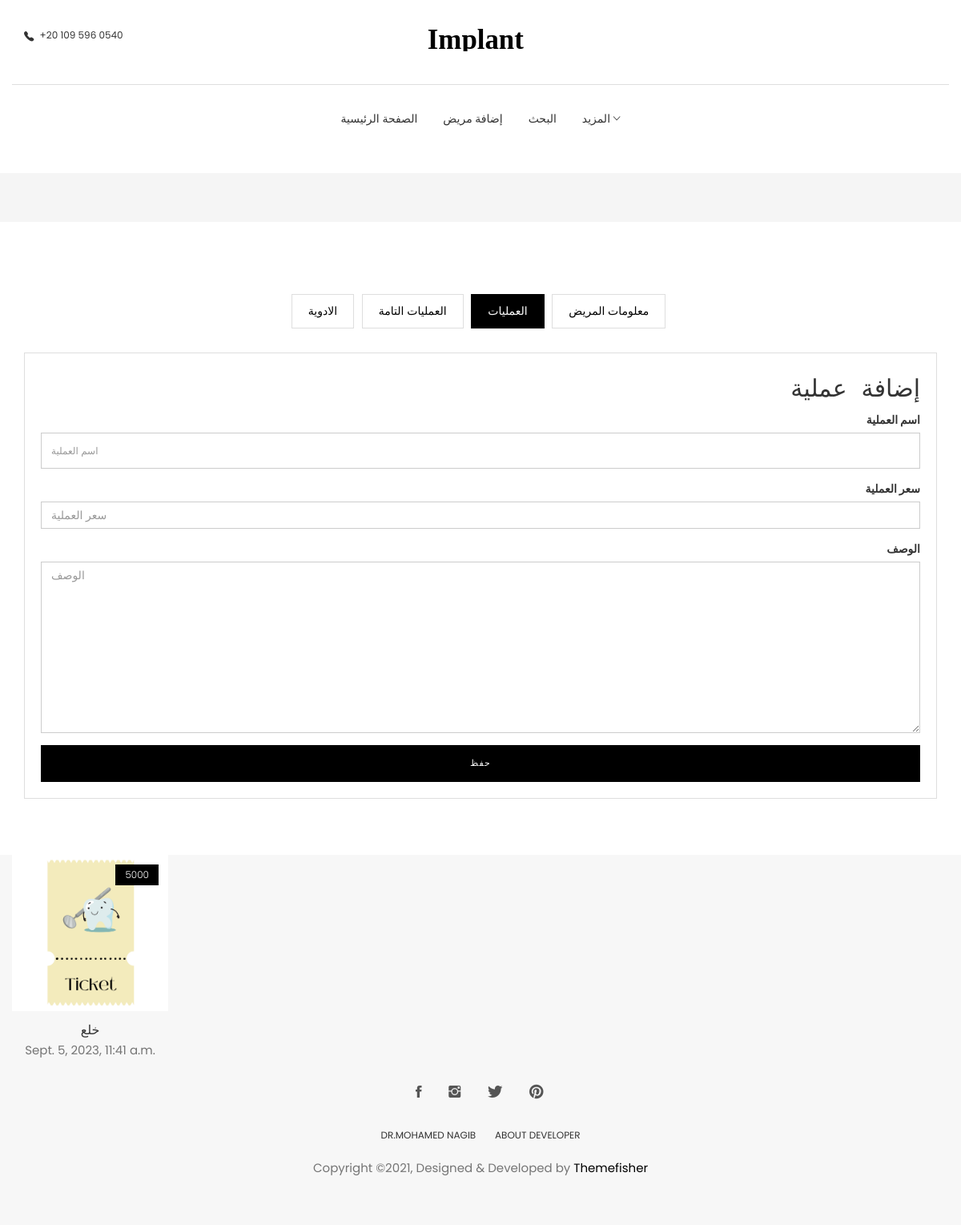
Page /patient/patient_details/operations/8-test (signed in) on the committed database.
### patient/models.py (models this page shows, shortened)
class Operation(models.Model):
    id = models.AutoField(primary_key=True, null=False, blank=False)
    patient = models.ForeignKey(Patient, null=False, blank=False, on_delete=models.CASCADE)
    user = models.ForeignKey(User, blank=False, null=False, on_delete=models.DO_NOTHING)
    name = models.CharField(max_length=15, null=False, blank=False)
    datetime = models.DateTimeField(auto_now_add=True,auto_created=True)
    price = models.IntegerField(blank=False, null=False)
    description = models.TextField(max_length=1000, blank=True, null=True)
    remaining_amount = models.IntegerField(null=False, blank=False, default=0)

### patient/views.py (the view)
# urls.py: path('patient_details/operations/<int:id>-<str:full_name>', add_operation, name='add_operation'),
@login_required
def add_operation(request, *args, **kwargs):
    form = AddOperationForm(request.POST)
    patient = get_object_or_404(Patient, id=kwargs['id'], full_name=kwargs['full_name'])
    all_operation = Operation.objects.filter(patient=patient)
    if request.method == 'POST':
        if form.is_valid():
            over_ride_form = form.save(commit=False)
            over_ride_form.user = request.user
            over_ride_form.patient = patient
            over_ride_form.remaining_amount = over_ride_form.price
            over_ride_form.save()
            return redirect(request.META['HTTP_REFERER'])
    else:
        form = AddOperationForm()
    context = {
        "page_title": 'إضافة عملية',
        "form": form,
        "operations": all_operation,
        "patient": patient
    }
    return render(request, 'add_operation.html', context)

### patient/forms.py
class AddOperationForm(forms.ModelForm):
    class Meta:
        model = Operation
        fields = ['name', 'price', 'description']
    def __init__(self, *args, **kwargs):
        super().__init__(*args, **kwargs)
        self.fields['name'].label = 'اسم العملية'
        self.fields['price'].label = 'سعر العملية'
        self.fields['description'].label = "الوصف "

### patient/templates/add_operation.html (shortened to what this page needs)
{% extends 'base_profile.html' %}
{% load static %}
{% load bootstrap4 %}
{% block profile %}
<section class="user-dashboard page-wrapper">
  <div class="container">
    <div class="row">
      <div class="col-md-12">
        <ul class="list-inline dashboard-menu text-center">
          <li><a href="{% url 'patient:get_all_prescription' id=patient.id %}">الادوية</a></li>
          <li><a href="{% url 'patient:get_operations_done' id=patient.id %}">العمليات التامة</a></li>
          <li><a class="active" href="">العمليات</a></li>
          <li><a href="{% url 'patient:patient_details' id=patient.id full_name=patient.full_name  %}">معلومات المريض</a></li>
        </ul>
        <div class="dashboard-wrapper dashboard-user-profile">
          <div class="media">
            <div class="media-body">
                <form method="POST" enctype="multipart/form-data" onsubmit="disableButton(this)" style="text-align:right;">
                    <h4 class="widget-title" style="text-align:right; font-family:monospace; font-size:30px;">إضافة عملية </h4>
                    {% bootstrap_form form %}
                    <input class="btn btn-main text-center w-100" type="submit" value="حفظ" id="submitButton">
                </form>
            </div>
          </div>
        </div>
      </div>
    </div>
  </div>
</section>
{% endblock %}
{% block operation %}
    <div class="col-md-9">
			<div class="row">
			{% for op in operations %}
                {% if op.remaining_amount != 0 %}
                <div class="col-md-3">
                    <div class="product-item">
                        <div class="product-thumb">
                            <span class="bage">{{op.remaining_amount}}</span>
                            <img class="img-responsive" src="{% static 'images/Ticket.png' %}" alt="Ticket-img" />
                        </div>
                        <div class="product-content">
                            <h4>{{op.name}}</h4>
                            <p class="price">{{op.datetime}}</p>
                        </div>
                    </div>
                </div>
                {% endif %}
			{% endfor %}
            </div>
        </div>
{% endblock %}

### static/css/style.css (style rules this page uses)
body { line-height: 1.5; font-family: "Poppins", sans-serif; -webkit-font-smoothing: antialiased; }
p { font-family: "Poppins", sans-serif; color: #757575; font-size: 15px; }
h1, h2, h3, h4, h5, h6 { font-family: "Poppins", sans-serif; }
h1, h2, h3, h4, h5, h6 { font-weight: 400; }
ol, ul { margin: 0; padding: 0; list-style: none; }
a, a:focus, a:hover { text-decoration: none; outline: 0; color: #000; }
input[type=email], input[type=password], input[type=text], input[type=tel] { border-radius: 0; box-shadow: none; height: 45px; outline: none; font-weight: 200; font-size: 12px; }
.form-control { box-shadow: none; border-radius: 0; }
.btn-main, .btn-small, .btn-transparent, .btn-solid-border { background: #000; color: #fff; display: inline-block; font-size: 11px; letter-spacing: 1px; padding: 14px 35px; text-transform: uppercase; font-weight: 200; border-radius: 0; }
.w-100 { width: 100%; }
.page-wrapper { padding: 70px 0; }
.product-item { margin-bottom: 30px; }
.product-item .product-thumb { position: relative; }
.product-item .product-thumb img { width: 100%; height: auto; }
.product-item .product-thumb .bage { position: absolute; top: 12px; right: 12px; background: #000; color: #fff; font-size: 12px; padding: 4px 12px; font-weight: 300; display: inline-block; }
.product-item .product-thumb:before { transition: 0.3s all; opacity: 0; background: rgba(0, 0, 0, 0.6); content: ""; position: absolute; top: 0; right: 0; left: 0; bottom: 0; }
.product-item .product-content { text-align: center; }
.product-item .product-content h4 { font-size: 16px; font-weight: 400; margin-top: 15px; margin-bottom: 6px; }
.dashboard-menu .active { background: #000; color: #fff; border: 1px solid #000; }
.dashboard-menu li { padding: 0; margin: 0 3px; }
.dashboard-menu li a { padding: 10px 20px; border: 1px solid #dedede; display: inline-block; }
.dashboard-wrapper { border: 1px solid #dedede; margin-top: 30px; padding: 20px; }
.dashboard-wrapper h4 { font-size: 16px; }

### rows in the picture
Operation: remaining_amount "5000", name "خلع", datetime "Sept. 5, 2023, 11:41 a.m."
